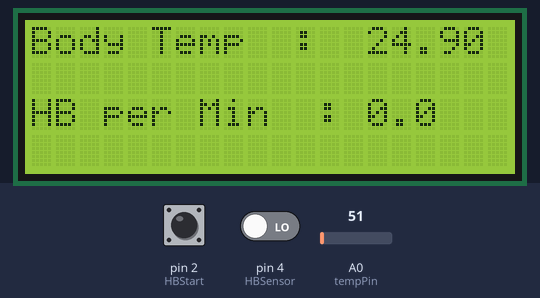
Simulated run of this sketch. Board: Arduino Uno, built with avr-gcc and run on an emulated ATmega328P. Parts: 20×4 character LCD. The test bench sets the inputs (shaded band); at power-on: pin 2 (HBStart) HIGH, A0 (tempPin) = 51, pin 4 (HBSensor) LOW. WiFi joins after 1.5 s; servers stay silent unless stated.

Above: at 3.0 s.
3.1 s: pin 2 (HBStart) pulled LOW for 0.15 s
At 4.3 s:
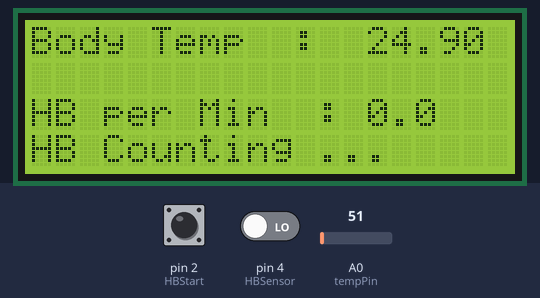
4.7 s: A0 (tempPin) set to 61
At 5.5 s:
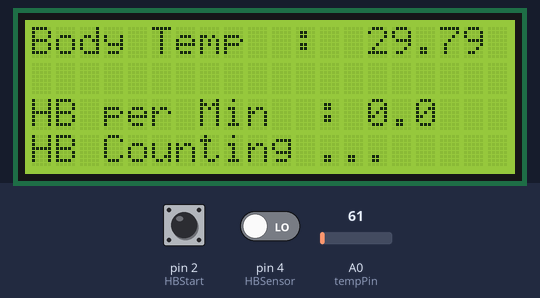
7.7 s: pin 4 (HBSensor) driven HIGH
10.7 s: A0 (tempPin) set to 71
At 11.7 s:
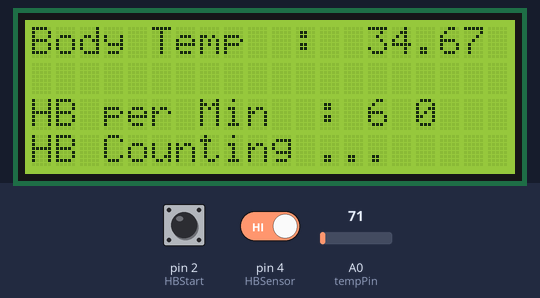
12.2 s: A0 (tempPin) set to 86
At 12.6 s:
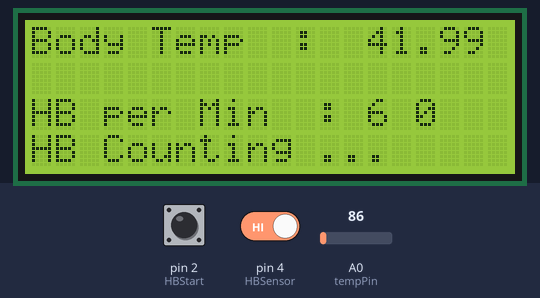
Timing chart, 0 to 14.7 s (numbered marks = the images above; inputs shaded):
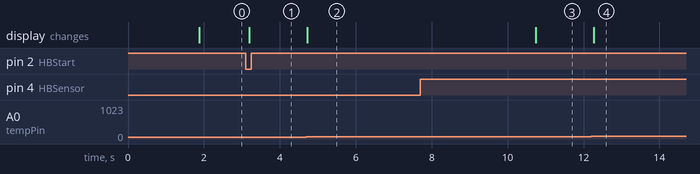

Measured:
- after the input at 3.1 s, the display: changes after 0.10 s (image 1)
- after the input at 4.7 s, the display: changes at once (image 2)
- after the input at 7.7 s, every drawn part: stays the same
- after the input at 10.7 s, the display: changes at once (image 3)
- after the input at 12.2 s, the display: changes after 0.07 s (image 4)

The sketch:

Arduino_coding.ino
```cpp
#include <BlynkSimpleStream.h>
#include <TimerOne.h>
#include <LiquidCrystal.h>

#define BLYNK_TEMPLATE_ID "TMPLodqdHWKO"
#define BLYNK_DEVICE_NAME "Design of Tele Health  Care Model"
#define BLYNK_AUTH_TOKEN "dwcQ7xaZpLU7J510EHQ_x68TVOmEr9LA"
char auth[] = "dwcQ7xaZpLU7J510EHQ_x68TVOmEr9LA";


LiquidCrystal lcd(13, 12, 11, 10, 9, 8);
int temp;
int tempPin = A0;  // temperature Sensor Pin
int HBSensor = 4;  // Sensor Pin
int HBCount = 0;  // for heart beat count
int HBCheck = 0; // for check heart  beat sensor on/off
int TimeinSec = 0; // for time
int HBperMin = 0; // heart beat per min
int HBStart = 2;  // button
int HBStartCheck = 0; // for check heart beat sensor is start or not

void timerIsr()
{
  if(HBStartCheck == 1)
  {
      TimeinSec = TimeinSec + 1;

  }
}
void setup() {

   Serial.begin(9600);
   Blynk.begin(Serial, auth);
  lcd.begin(20, 4);
  pinMode(2, OUTPUT); // Initialise digital pin 2 as an output pin
  pinMode(HBSensor, INPUT);
  pinMode(HBStart, INPUT_PULLUP);
  Timer1.initialize(800000);
  Timer1.attachInterrupt( timerIsr );

  lcd.clear();
  lcd.setCursor(0,0);
  lcd.print("Body Temp  : ");
  lcd.setCursor(0,2);
   lcd.print("HB per Min  : 0.0");


}

void loop() {
   Blynk.run();
  if(digitalRead(HBStart) == LOW){
       lcd.setCursor(0,3);
       lcd.print("HB Counting ...");
        HBStartCheck = 1;
    }

  if(HBStartCheck == 1)
  {
      if((digitalRead(HBSensor) == HIGH) && (HBCheck == 0))
      {
        HBCount = HBCount + 1;
        HBCheck = 1;

      }
      if((digitalRead(HBSensor) == LOW) && (HBCheck == 1))
      {
        HBCheck = 0;
      }
      if(TimeinSec == 10)
      {
          HBperMin = HBCount * 6;
          HBStartCheck = 0;
         Blynk.virtualWrite(V4, HBperMin);
          lcd.setCursor(14,2);
          lcd.print(HBperMin);
          lcd.print(" ");

          HBCount = 0;
          TimeinSec = 0;
      }
  }

 // temperature sensor coding
   temp = analogRead(tempPin);
  float mv = (temp/1024.0)*5000;
  float cel = mv/10;
  Blynk.virtualWrite(V1, cel);
  lcd.setCursor(14,0);
  lcd.print(cel);
  lcd.print(" ");
  delay(100);

}
```
